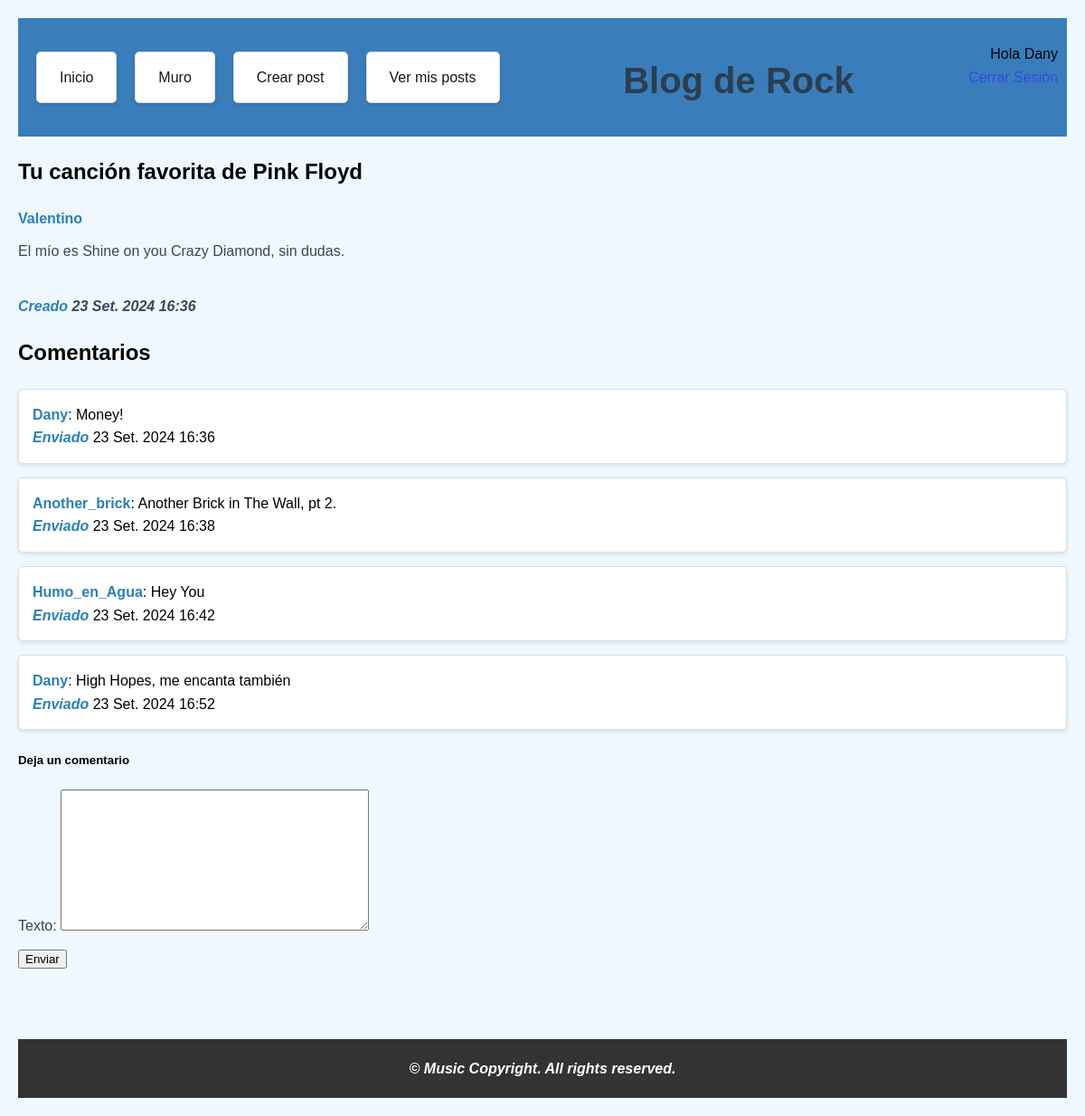
Page /blog/tu-cancion-favorita-de-pink-floyd/ (signed in) on the committed database.
### blog/models.py (models this page shows, shortened)
class Blog(models.Model):
    autor = models.ForeignKey(User, on_delete=models.CASCADE)
    titulo = models.CharField(max_length=200)
    slug = models.SlugField(max_length=255, unique=True, blank=True)                    #utilización de slug para identificar de manera única cada post. Ideal para el uso de Blogs(en este caso, esencial)
    texto = models.CharField(max_length=1000, db_index=True, unique=True, blank=True)  # usar TextField si necesito más texto
    fechaCreado = models.DateTimeField(auto_now_add=True)

class Comentarios(models.Model):
    blog = models.ForeignKey('Blog', on_delete=models.CASCADE, related_name='comentarios')              #blog obligatorio, para poder identificar cada post y los comentarios en los correspondientes
    autor = models.ForeignKey(User, on_delete=models.CASCADE)
    texto = CKEditor5Field('Comentario', config_name='coment', blank=True)
    fechaCreado = models.DateTimeField(auto_now_add=True)

### blog/views.py (the view, shortened to what this page needs)
# urls.py: path('blog/<slug:slug>/', views.BlogContenido.as_view(), name='blog_contenido'),
class BlogContenido(DetailView):
    model = Blog
    template_name = 'blog_contenido.html'
    def get_context_data(self, **kwargs):                           #método heredado de la clase View, para renderizar y procesar vistas
        context = super().get_context_data(**kwargs)            #context = diccionario | **kwargs = argumentos claves
        if self.object:
            context['comentarios'] = self.object.comentarios.all()          #si existe, se basa en la clave 'comentarios'
            context['form'] = ComentarioForm()                              #se crea con el formulario de más abajo
        context['blog_content'] = self.object.texto             #agrega el context al post
        return context

### blog/views.py
class ComentarioForm(forms.ModelForm):
    class Meta:
        model = Comentarios
        fields = ['texto']
        widgets = {
            'blog': forms.HiddenInput(),                #se esconde el "blog" de comentarios, para no mostrarse a la hora de crear un comentario
        }                                               #solía salir cómo opción a elegir el post a comentar, y era innecesario ya que el comentario tenía la "id" del post

### blog/templates/blog_contenido.html (shortened to what this page needs)
{% extends "base.html" %}
{% block content %}
    <h2>{{ blog.titulo }}</h2>
    <p><b>{{ blog.autor.username|capfirst }}</b></p>
    <p>{{ blog.texto|safe }}</p>
    <p><br><b><i>Creado</b> {{ blog.fechaCreado}}</i></p>
    {% if comentarios %}
    <h2>Comentarios</h2>
        <ul>
            {% for comentario in comentarios %}
                <li><b>{{ comentario.autor|capfirst }}</b>: {{ comentario.texto }} <br><b><i>Enviado</i></b> {{ comentario.fechaCreado}}</li>
            {% endfor %}
        </ul>
    {% endif %}
<h5>Deja un comentario</h5>
<form method="post">
    {{ form.as_p }}
    <button type="submit">Enviar</button>
</form>
{% endblock %}

### blog/templates/base.html (shortened to what this page needs)
<!DOCTYPE html>
<html lang="es">
<head>
    {%load static %}
    <link rel="stylesheet" href="{% static 'blog/styles.css' %}">
</head>
<body>
    <header>
        {% include "navbar.html" %}
        <div class="header-titulo">
            <h1>Blog de Rock</h1>
        </div>
        <div class="usuario">
            {% if user.is_authenticated %}
                Hola {{ user.username|capfirst }}<br>
                <a href="{% url 'logout' %}">Cerrar Sesión</a>
            {% else %}
                Hola anónimo/a
                <a href="{% url 'login' %}">Iniciar Sesión</a><br>
                <a href="{% url 'registro' %}">¿No tienes una cuenta? Ingresa aquí</a>
            {% endif %}
            <br><br>
        </div>
    </header>
    <div class="content">
        {%block content%}{%endblock%}
    </div>
    <br><br><br>
    <footer>
        <i>&copy Music Copyright. All rights reserved.</i>
    </footer>
</body>
</html>

### blog/static/blog/styles.css (style rules this page uses)
header { display: flex; justify-content: space-between; align-items: center; padding: 10px; background-color: rgb(57, 126, 187); }
.header-titulo { flex: 1; text-align: center; }
.usuario { margin-left: auto; text-align: right; }
body { background-color: #f0f8ff; font-family: Arial, sans-serif; line-height: 1.6; margin: 0; padding: 20px; }
h1 { text-align: center; color: #2c3e50; font-size: 2.5em; margin-bottom: 20px; }
ul { list-style-type: none; padding: 0; }
li { background-color: #ffffff; border: 1px solid #dcdcdc; border-radius: 5px; margin-bottom: 15px; padding: 15px; box-shadow: 0 2px 5px rgba(0, 0, 0, 0.1); }
b { color: #2980b9; }
i { font-weight: bold; }
p { margin: 10px 0; color: #34495e; }
a { color: #3c47e7; text-decoration: none; transition: color 0.3s; }
footer { text-align: center; padding: 20px; background: #333; color: #ffffff; }

### rows in the picture
Blog: titulo "Tu canción favorita de Pink Floyd", autor.username "Valentino", texto "El mío es Shine on you Crazy Diamond, sin dudas.", fechaCreado "23 Set. 2024 16:36"
Comentarios: autor "Dany", texto "Money!", fechaCreado "23 Set. 2024 16:36"
Comentarios: autor "Another_brick", texto "Another Brick in The Wall, pt 2.", fechaCreado "23 Set. 2024 16:38"
Comentarios: autor "Humo_en_Agua", texto "Hey You", fechaCreado "23 Set. 2024 16:42"
Comentarios: autor "Dany", texto "High Hopes, me encanta también", fechaCreado "23 Set. 2024 16:52"

### other values in the picture
{{ user.username|capfirst }} "Dany"
